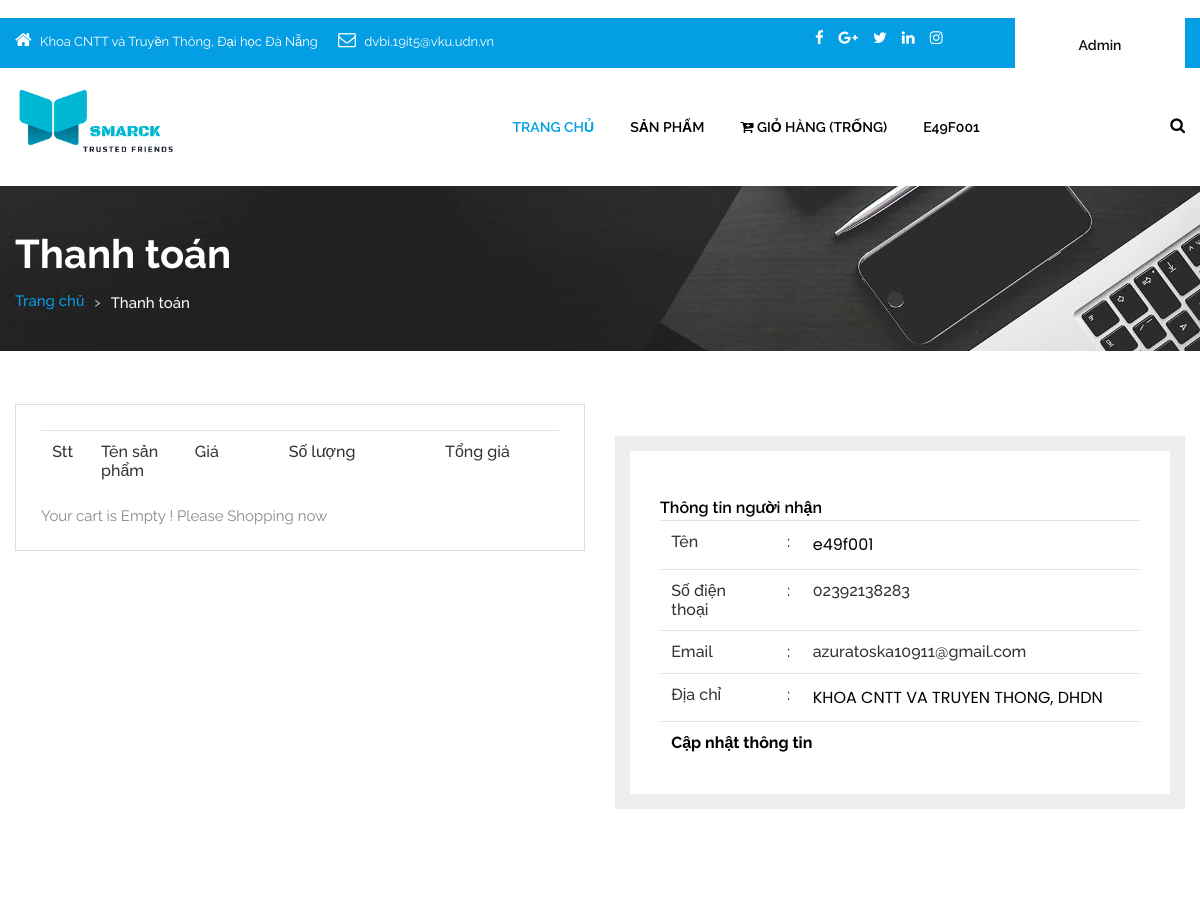
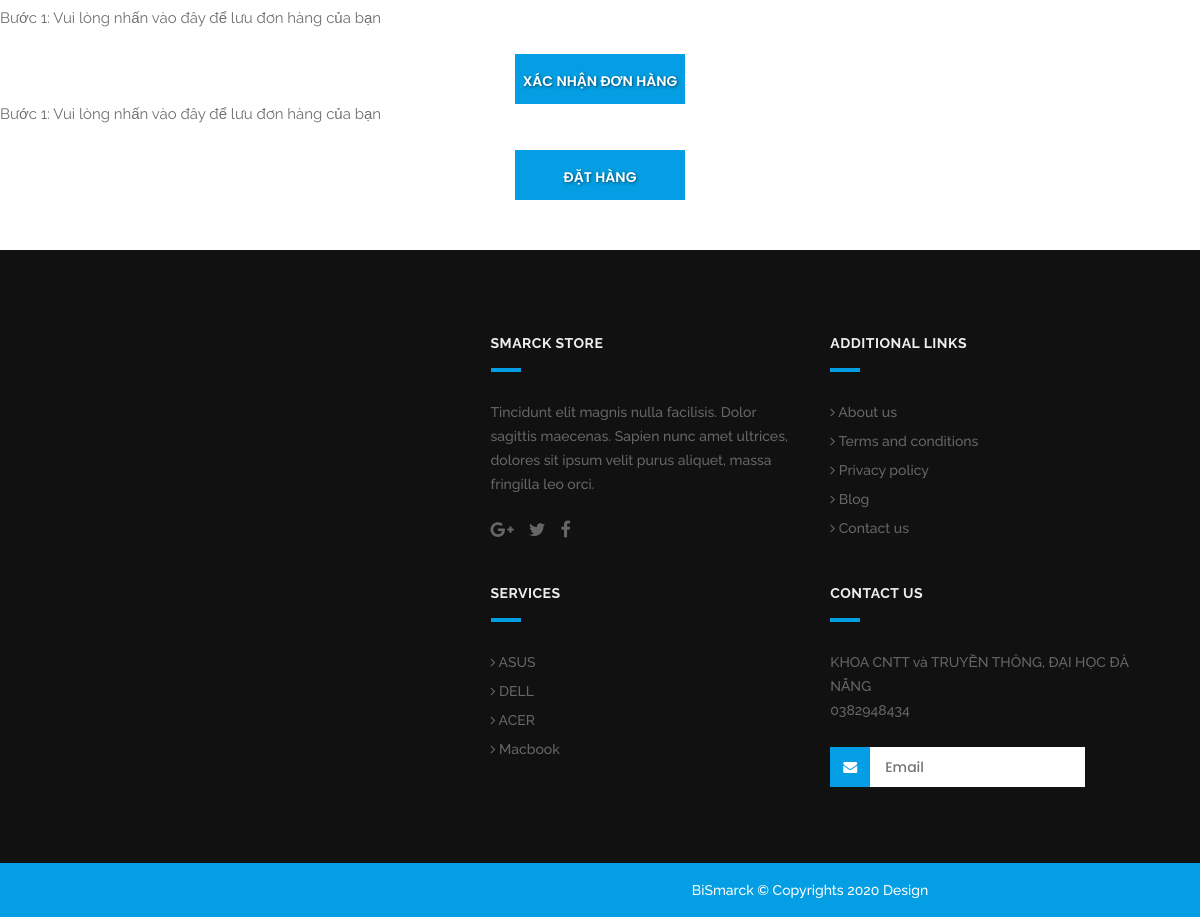
The app's page /payment.php (signed in) with its own data (2 pictures, top to bottom).
### tables this page shows
CREATE TABLE `account` (
  `id` int(11) NOT NULL,
  `name` varchar(255) NOT NULL,
  `address` varchar(255) NOT NULL,
  `country` varchar(255) NOT NULL,
  `phone` varchar(255) NOT NULL,
  `email` varchar(255) NOT NULL,
  `User` varchar(255) NOT NULL,
  `password` varchar(255) NOT NULL,
  `Matk` int(11) NOT NULL
);

### classes/cart.php (called while the page is built, shortened)
<?php
	$filepath = realpath(dirname(__FILE__));
	include_once ($filepath.'/../lib/database.php');
?>
<?php
	class cart
	{
		private $db;
		public function __construct()
		{
			$this->db = new Database();
		}
		public function check_cart(){
			$sId = session_id();
			$query = "SELECT * FROM cart WHERE sId = '$sId'";
			$result = $this->db->select($query);
			return $result;
		}
	}
?>

### lib/database.php (called while the page is built, shortened)
<?php
Class Database extends PDO{
   public $host   = host_db;
   public $user   = user_db;
   public $pass   = pass_db;
   public $dbname = name_db;
   public $link;
private function connectDB(){
   $this->link = new mysqli($this->host, $this->user, $this->pass,
    $this->dbname);
 }
public function select($query){
  $result = $this->link->query($query) or
   die($this->link->error.__LINE__);
  if($result->num_rows > 0){
    return $result;
  } else {
    return false;
  }
 }
}

### lib/session.php (called while the page is built, shortened)
<?php
class Session{
 public static function get($key){
    if (isset($_SESSION[$key])) {
     return $_SESSION[$key];
    } else {
     return false;
    }
 }
}
?>

### classes/customer.php (called while the page is built, shortened)
<?php
	$filepath = realpath(dirname(__FILE__));
	include_once ($filepath.'/../lib/database.php');
?>
<?php
class customer
	{
		private $db;
		public function __construct()
		{
			$this->db = new Database();
		}
			public function show_customers($id)
		{
			$query = "SELECT * FROM account WHERE id='$id' ";
			$result = $this->db->select($query);
			return $result;
		}
}
?>

### payment.php (the view, shortened to what this page needs)
<?php
	include 'inc/header.php';
 ?>
  <div id="inner_banner" class="section inner_banner_section">
  <div class="container">
    <div class="row">
      <div class="col-md-12">
        <div class="full">
          <div class="title-holder">
            <div class="title-holder-cell text-left">
              <h1 class="page-title">Thanh toán</h1>
              <ol class="breadcrumb">
                <li><a href="index.php">Trang chủ</a></li>
                <li class="active">Thanh toán</li>
              </ol>
            </div>
          </div>
        </div>
      </div>
    </div>
  </div>
</div>
<div class="section padding_layout_1 checkout_section">
	<div class="container">
<div class="row">
      <div class="col-md-6">
        <div class="checkout-form">
          <form action="" method="POST">
            <fieldset>
						<table class="table">
							<tbody>
							<tr>
								<th width="5%">Stt</th>
								<th width="15%">Tên sản phẩm</th>
								<th width="15%">Giá</th>
								<th width="25%">Số lượng</th>
								<th width="20%">Tổng giá</th>
							</tr>
							</tbody>
						</table>
						<?php
							$check_cart = $ct->check_cart();
							if ($check_cart) {
							 ?>
						<table style="float:right;text-align:left;" width="40%">
							<tr>
								<th>Tổng giá : </th>
								<th>
								<?php echo $subtotal.' VND';
									  Session::set('sum',$subtotal);
									  Session::set('qty',$qty);
								?>
								</th>
							</tr>
							<tr>
								<th>Số lượng</th>
								<th><input type="text" name="quantity" value="<?php echo $qty; ?>" style="border: none;"></th>
							</tr>
							<tr>
								<th>Phí vận chuyển : </th>
								<th>30.000 VND </th>
							</tr>
							<tr>
								<th>Tổng cộng :</th>
								<th><?php
								$phi = 30000;
								$grandTotal = $subtotal + $phi ;
								 ?>
<input type="text" name="total" value="<?php echo $grandTotal.' VND'; ?>" style="border: none;">
								</th>
							</tr>
					   </table>
					   <?php
						}else {
							echo 'Your cart is Empty ! Please Shopping now';
						}
					    ?>
            </fieldset>
        </div>
      </div>
      <div class="col-md-6">
        <div class="payment-form">
          <div class="col-xs-12 col-md-12">
            <h4>Thông tin người nhận</h2>
           	<table class="table">
		    		<?php
		    		$id = Session::get('customer_id');
		    		$get_customers = $cs->show_customers($id);
		    		if ($get_customers) {
		    			while ($result = $get_customers->fetch_assoc()) {
		    		 ?>
		    		<tr>
		    			<th>Tên</th>
		    			<th>:</th>
		    			<th ><input type="text" name="name" value="<?php echo $result['name']; ?>" style="border: none;"></th>
		    		</tr>
		    		<tr>
		    			<th>Số điện thoại</th>
		    			<th>:</th>
		    			<th><?php echo $result['phone']; ?></th>
		    		</tr>
		    		<tr>
		    			<th>Email</th>
		    			<th>:</th>
		    			<th><?php echo $result['email']; ?></th>
		    		</tr>
		    		<tr>
		    			<th>Địa chỉ</th>
		    			<th>:</th>
		    			<th><input type="text" name="address" value="<?php echo $result['address']; ?>" style="border: none;"></th>
		    		</tr>
		            <tr>
		                <th colspan="3" ><a href="editprofile.php"><b>Cập nhật thông tin</b></a></th>
		            </tr>
		    		<?php
		    		}
		    		}
		    		 ?>
		    	</table>
          </div>
        </div>
      </div>
    </div>
	</div>
</div>
<p>Bước 1: Vui lòng nhấn vào đây để lưu đơn hàng của bạn</p>
<center><button  name="submit" class="btn sqaure_bt" onclick="alert('Bạn đã xác nhận đơn hàng của mình')">Xác nhận đơn hàng</button></center>
<p>Bước 1: Vui lòng nhấn vào đây để lưu đơn hàng của bạn</p>
<center><a href=" ?orderid=order" style="color: white;"><button class="btn sqaure_bt" style="margin-bottom: 50px;" >Đặt Hàng</a></button></center>
<?php
	include 'inc/footer.php';
 ?>

### inc/header.php (shortened to what this page needs)
<?php
include 'lib/session.php';
?>
<?php
include_once 'lib/database.php';
  $ct = new cart();
  $cs = new customer();
  ?>
<!DOCTYPE html>
<html lang="en">
<head>
<link rel="stylesheet" href="css/bootstrap.min.css" />
<link rel="stylesheet" href="css/style.css" />
<link rel="stylesheet" href="css/responsive.css" />
<link rel="stylesheet" href="css/colors1.css" />
<link rel="stylesheet" href="https://unpkg.com/swiper/swiper-bundle.min.css">
<link rel="stylesheet" href="css/custom.css" />
<link rel="stylesheet" href="css/animate.css" />
<link rel='stylesheet' href='css/hizoom.css'>
<link rel="stylesheet" type="text/css" href="revolution/css/settings.css" />
<link rel="stylesheet" type="text/css" href="revolution/css/layers.css" />
<link rel="stylesheet" type="text/css" href="revolution/css/navigation.css" />
<link rel="stylesheet" href="own/dist/assets/owl.carousel.min.css" />
<link rel="stylesheet" type="text/css" href="own/dist/assets/owl.theme.default.min.css">
<link rel="stylesheet" type="text/css" href="css/jquery-ui.css">
<link rel="stylesheet" href="https://use.fontawesome.com/releases/v5.7.2/css/all.css">
        <link rel="stylesheet" type="text/css" href="css/styles.css">
             <link rel="stylesheet" type="text/css" href="css/aos.css">
             <link rel="stylesheet" type="text/css" href="css/smoothproducts.css">
             <link rel="stylesheet" href="https://cdnjs.cloudflare.com/ajax/libs/font-awesome/4.7.0/css/font-awesome.css" />
</head>
<body id="default_theme" class="shopping-cart">
<header id="default_header" class="header_style_1">
  <div class="header_top">
    <div class="container">
      <div class="row">
        <div class="col-md-8">
          <div class="full">
            <div class="topbar-left">
              <ul class="list-inline">
                <li> <span class="topbar-label"><i class="fa  fa-home"></i></span> <span class="topbar-hightlight">Khoa CNTT và Truyền Thông, Đại học Đà Nẵng</span> </li>
                <li> <span class="topbar-label"><i class="fa fa-envelope-o"></i></span> <span class="topbar-hightlight"><a href="mailto:dvbi.19it5@vku.udn.vn">dvbi.19it5@vku.udn.vn</a></span> </li>
              </ul>
            </div>
          </div>
        </div>
        <div class="col-md-4 right_section_header_top">
          <div class="float-left">
            <div class="social_icon">
              <ul class="list-inline">
                <li><a class="fa fa-facebook" href="https://www.facebook.com/" title="Facebook" target="_blank">
</a></li>
                <li><a class="fa fa-google-plus" href="https://plus.google.com/" title="Google+" target="_blank">
</a></li>
                <li><a class="fa fa-twitter" href="https://twitter.com" title="Twitter" target="_blank"></a></li>
                <li><a class="fa fa-linkedin" href="https://www.linkedin.com" title="LinkedIn" target="_blank"></a></li>
                <li><a class="fa fa-instagram" href="https://www.instagram.com" title="Instagram" target="_blank"></a></li>
              </ul>
            </div>
          </div>
          <div class="float-right">
            <div class="make_appo"> <a class="btn white_btn" href="admin/index.php">Admin</a> </div>
          </div>
        </div>
      </div>
    </div>
  </div>
  <div class="header_bottom">
    <div class="container">
      <div class="row">
        <div class="col-lg-3 col-md-12 col-sm-12 col-xs-12">
          <div class="logo"> <a href="index.php"><img src="images/logo.png" alt="logo" /></a> </div>
        </div>
        <div class="col-lg-9 col-md-12 col-sm-12 col-xs-12">
          <div class="menu_side">
            <div id="navbar_menu">
              <ul class="first-ul">
                <li> <a class="active" href="index.php">Trang chủ</a>
                </li>
                <li> <a href="shop.php">Sản phẩm</a>
              </li>
                   <li>  <a href="cart.php" title="View my shopping cart" rel="nofollow">
              <i class=" fa fa-cart-plus"></i>
                <span class="cart_title">Giỏ hàng</span>
                <span class="no_product"><?php
                $check_cart = $ct->check_cart();
                if ($check_cart) {
                  $sum = Session::get("sum");
                  $qty = Session::get("qty");
                  echo ' SL: '.$qty;
                 }else {
                  echo '(Trống)';
                 }
                 ?></span>
              </a></li>
          <li>
                <?php
      $login_check = Session::get('customer_login');
     $ids = Session::get('customer_id');
        $get_customers = $cs->show_customers($ids);
      if ($login_check==false) {
        echo '<a href="login.php"><i class="fa fa-user" aria-hidden="true"></i>
</a></li>';
      }else {
if ($get_customers) {
          while ($result = $get_customers->fetch_assoc()) {
        echo '<li >';
$m=$result['name'];
        echo  ' <a >'.$m.'</a>';
        echo '</li>';
        echo '</ul>';
      }
    }}
       ?>
            </div>
            <div class="search_icon" >
              <ul>
                <li><a href="#" data-toggle="modal" data-target="#search_bar"><i class="fa fa-search" aria-hidden="true"></i></a></li>
              </ul>
            </div>
          </div>
        </div>
      </div>
    </div>
  </div>
</header>

### css/colors1.css (style rules this page uses)
.header_top, #navbar_menu ul ul li a:hover, #navbar_menu ul ul li a:focus, .full_slider_inner, .bg_load, .theme_color_bg, .price_table_active .price_head, a.btn.dark_gray_bt:hover, a.btn.dark_gray_bt:focus, .carousel-indicators .active, .social_icon_style_2 ul li a:hover, .social_icon_style_2 ul li a:focus, .progress-bar, .tags a:hover, .tags a:focus, .testimonial_slider .carousel-control:hover, .testimonial_slider .carousel-control:focus, .pagination>.active>a, .pagination>.active>a:focus, .pagination>.active>a:hover, .pagination>.active>span, .pagination>.active>span:focus, .pagination>.active>span:hover, .icon_feature { background: #039ee3; background-size: 100% 100%; border: none; }
#navbar_menu > ul > li a.active, #navbar_menu > ul > li:hover > a, #navbar_menu > ul > li:focus > a, footer p a:hover,footer p a:focus, .footer-menu li a:hover, .footer-menu li a:focus, footer ul.social_icons li a:hover, footer ul.social_icons li a:focus, .breadcrumb li a { color: #039ee3; }
.btn.sqaure_bt { border-radius: 0; background: #039ee3; }
button.btn.white_btn, a.btn.white_btn, button.btn.white_btn, a.btn.white_btn { color: #111; text-transform: none; text-shadow: none; }

### css/smoothproducts.css (style rules this page uses)
html, body { height: 100%; width: 100%; }

### records on screen
account: name "E49F001", name "e49f001", phone "02392138283", email "azuratoska10911@gmail.com", address "KHOA CNTT VA TRUYEN THONG, DHDN"
